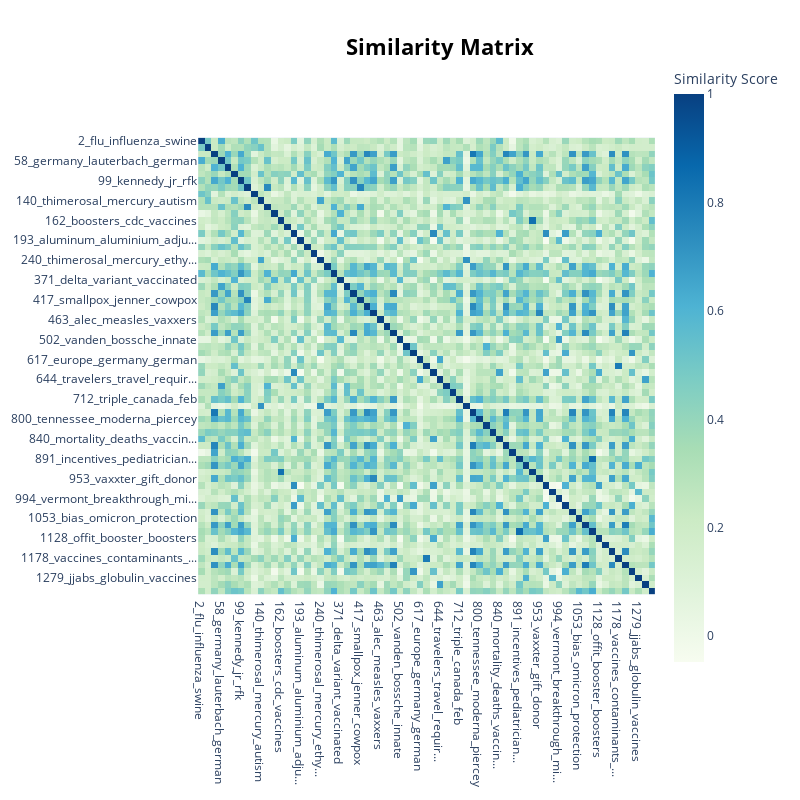

Write notebook code for a chart like this one.
### Markdown cell above
## 5. Other Visualisations

### Code cell
bertopic_model.visualize_heatmap()

### Figure 1 — Plotly figure (JSON) as saved in the notebook; plotly's stock layout.template omitted (floating-point values rounded to 4 significant figures; data arrays with more than 128 entries replaced by an {"elided": "..."} marker saying what was removed)
{"data": [{"coloraxis": "coloraxis", "hovertemplate": "x: %{x}<br>y: %{y}<br>Similarity Score: %{z}<extra></extra>", "name": "0", "type": "heatmap", "x": ["2_flu_influenza_swine", "25_mrna_rna_dna", "49_autism_mmr_thimerosal", "58_germany_lauterbach_german", "64_israel_israeli_israelis", "90_ons_unvaccinated_vaccina...", "99_kennedy_jr_rfk", "119_vaccines_thimerosal_mer...", "127_measles_mmr_outbreak", "140_thimerosal_mercury_autism", "149_astrazeneca_ema_eu", "154_injury_compensation_court", "162_boosters_cdc_vaccines", "172_vaccinated_unvaccinated...", "178_mild_viruses_virus", "193_aluminum_aluminium_adju...", "224_measles_polio_whooping", "238_gates_soave_bill", "240_thimerosal_mercury_ethy...", "295_bovine_ingredients_alum...", "343_jab_jabbed_vaxxed", "371_delta_variant_vaccinated", "373_effectiveness_minus_per...", "377_excess_deaths_unvaccina...", "417_smallpox_jenner_cowpox", "436_hesitancy_fil_americans", "454_vaxelis_hexavalent_infa...", "463_alec_measles_vaxxers", "468_tenpenny_sherri_vaccines", "478_uh_film_niro", "502_vanden_bossche_innate", "559_uploads_unvaxxed_doubly", "592_vaccinated_immunity_cor...", "617_europe_germany_german", "630_dose_trials_mg", "641_walensky_jordan_rochelle", "644_travelers_travel_requir...", "648_china_chiron_changsheng", "650_ms_cnsdd_dmds", "712_triple_canada_feb", "724_vaxxer_vaxxed_vaccines", "775_children_venezuela_infa...", "800_tennessee_moderna_piercey", "806_swaminathan_summit_safety", "810_smallpox_vials_jacobs", "840_mortality_deaths_vaccin...", "849_humphries_dictates_neph...", "886_formaldehyde_glutaralde...", "891_incentives_pediatrician...", "892_cov_sars_immunopathology", "944_exemptions_oppose_philo...", "953_vaxxter_gift_donor", "960_herd_measles_immunity", "967_walensky_cdc_vaccinated", "994_vermont_breakthrough_mi...", "1011_autism_echan_obomsawin", "1016_miller_rand_schedule", "1053_bias_omicron_protection", "1078_delta_poked_poke", "1101_hilali_impeachment_der...", "1128_offit_booster_boosters", "1135_unvaccinated_vaccinate...", "1148_omicron_87_fully", "1178_vaccines_contaminants_...", "1200_tribe_spirits_measles", "1271_perro_shedding_innate", "1279_jjabs_globulin_vaccines", "1283_pudr_ayushi_pentavalent", "1309_abo_granger_vaccinated"], "xaxis": "x", "y": ["2_flu_influenza_swine", "25_mrna_rna_dna", "49_autism_mmr_thimerosal", "58_germany_lauterbach_german", "64_israel_israeli_israelis", "90_ons_unvaccinated_vaccina...", "99_kennedy_jr_rfk", "119_vaccines_thimerosal_mer...", "127_measles_mmr_outbreak", "140_thimerosal_mercury_autism", "149_astrazeneca_ema_eu", "154_injury_compensation_court", "162_boosters_cdc_vaccines", "172_vaccinated_unvaccinated...", "178_mild_viruses_virus", "193_aluminum_aluminium_adju...", "224_measles_polio_whooping", "238_gates_soave_bill", "240_thimerosal_mercury_ethy...", "295_bovine_ingredients_alum...", "343_jab_jabbed_vaxxed", "371_delta_variant_vaccinated", "373_effectiveness_minus_per...", "377_excess_deaths_unvaccina...", "417_smallpox_jenner_cowpox", "436_hesitancy_fil_americans", "454_vaxelis_hexavalent_infa...", "463_alec_measles_vaxxers", "468_tenpenny_sherri_vaccines", "478_uh_film_niro", "502_vanden_bossche_innate", "559_uploads_unvaxxed_doubly", "592_vaccinated_immunity_cor...", "617_europe_germany_german", "630_dose_trials_mg", "641_walensky_jordan_rochelle", "644_travelers_travel_requir...", "648_china_chiron_changsheng", "650_ms_cnsdd_dmds", "712_triple_canada_feb", "724_vaxxer_vaxxed_vaccines", "775_children_venezuela_infa...", "800_tennessee_moderna_piercey", "806_swaminathan_summit_safety", "810_smallpox_vials_jacobs", "840_mortality_deaths_vaccin...", "849_humphries_dictates_neph...", "886_formaldehyde_glutaralde...", "891_incentives_pediatrician...", "892_cov_sars_immunopathology", "944_exemptions_oppose_philo...", "953_vaxxter_gift_donor", "960_herd_measles_immunity", "967_walensky_cdc_vaccinated", "994_vermont_breakthrough_mi...", "1011_autism_echan_obomsawin", "1016_miller_rand_schedule", "1053_bias_omicron_protection", "1078_delta_poked_poke", "1101_hilali_impeachment_der...", "1128_offit_booster_boosters", "1135_unvaccinated_vaccinate...", "1148_omicron_87_fully", "1178_vaccines_contaminants_...", "1200_tribe_spirits_measles", "1271_perro_shedding_innate", "1279_jjabs_globulin_vaccines", "1283_pudr_ayushi_pentavalent", "1309_abo_granger_vaccinated"], "yaxis": "y", "z": {"elided": "69x69 float values"}}], "layout": {"coloraxis": {"colorbar": {"title": {"text": "Similarity Score"}}, "colorscale": [[0, "rgb(247,252,240)"], [0.125, "rgb(224,243,219)"], [0.25, "rgb(204,235,197)"], [0.375, "rgb(168,221,181)"], [0.5, "rgb(123,204,196)"], [0.625, "rgb(78,179,211)"], [0.75, "rgb(43,140,190)"], [0.875, "rgb(8,104,172)"], [1, "rgb(8,64,129)"]]}, "height": 800, "hoverlabel": {"bgcolor": "white", "font": {"family": "Rockwell", "size": 16}}, "legend": {"title": {"text": "Trend"}}, "margin": {"t": 60}, "showlegend": true, "title": {"font": {"color": "Black", "size": 22}, "text": "<b>Similarity Matrix</b>", "x": 0.55, "xanchor": "center", "y": 0.95, "yanchor": "top"}, "width": 800, "xaxis": {"anchor": "y", "constrain": "domain", "domain": [0, 1], "scaleanchor": "y"}, "yaxis": {"anchor": "x", "autorange": "reversed", "constrain": "domain", "domain": [0, 1]}}}
